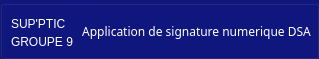
            <widget class="QGroupBox" name="groupBox_barre_outil">
             <property name="maximumSize">
              <size>
               <width>16777215</width>
               <height>58</height>
              </size>
             </property>
             <property name="styleSheet">
              <string notr="true">background-color:rgba(128, 135, 223,255);
background-color: rgba(109, 110, 122,255);
background-color:rgba(15, 22, 125,255);</string>
             </property>
             <property name="title">
              <string/>
             </property>
             <layout class="QGridLayout" name="gridLayout_3">
              <property name="leftMargin">
               <number>5</number>
              </property>
              <property name="topMargin">
               <number>0</number>
              </property>
              <property name="rightMargin">
               <number>5</number>
              </property>
              <property name="bottomMargin">
               <number>0</number>
              </property>
              <item row="0" column="0">
               <layout class="QHBoxLayout" name="horizontalLayout">
                <item>
                 <widget class="QGroupBox" name="groupBox_4">
                  <property name="maximumSize">
                   <size>
                    <width>100</width>
                    <height>50</height>
                   </size>
                  </property>
                  <property name="styleSheet">
                   <string notr="true">
border-width:0px 0px 0px 0px;
border-style:solid;
border-color:rgba(200, 200, 200,255);
background-color: rgba(109, 110, 122,255);
background-color:rgba(15, 22, 125,255);</string>
                  </property>
                  <property name="title">
                   <string/>
                  </property>
                  <layout class="QGridLayout" name="gridLayout_4">
                   <property name="leftMargin">
                    <number>0</number>
                   </property>
                   <property name="topMargin">
                    <number>5</number>
                   </property>
                   <property name="rightMargin">
                    <number>0</number>
                   </property>
                   <property name="bottomMargin">
                    <number>5</number>
                   </property>
                   <item row="0" column="0">
                    <layout class="QVBoxLayout" name="verticalLayout_3">
                     <item>
                      <widget class="QLabel" name="label_3">
                       <property name="styleSheet">
                        <string notr="true">border-width:0px;
font: 10pt &quot;Times New Roman&quot;;
color: rgba(255, 255, 255,255);</string>
                       </property>
                       <property name="text">
                        <string>SUP'PTIC</string>
                       </property>
                      </widget>
                     </item>
                     <item>
                      <widget class="QLabel" name="label_4">
                       <property name="styleSheet">
                        <string notr="true">border-width:0px;
font: 8pt &quot;Times New Roman&quot;;
color: rgba(255, 255, 255,255);</string>
                       </property>
                       <property name="text">
                        <string>GROUPE 9</string>
                       </property>
                      </widget>
                     </item>
                    </layout>
                   </item>
                  </layout>
                 </widget>
                </item>
                <item>
                 <widget class="QLabel" name="label">
                  <property name="maximumSize">
                   <size>
                    <width>16777215</width>
                    <height>50</height>
                   </size>
                  </property>
                  <property name="styleSheet">
                   <string notr="true">border-width:0px;
font: 14pt &quot;Arial Black&quot;;
font-family:bold;
color: rgba(255, 255, 255,255);
background-color:rgba(15, 22, 125,255);
</string>
                  </property>
                  <property name="text">
                   <string>Application de signature numerique DSA</string>
                  </property>
                  <property name="alignment">
                   <set>Qt::AlignCenter</set>
                  </property>
                 </widget>
                </item>
               </layout>
              </item>
             </layout>
            </widget>
